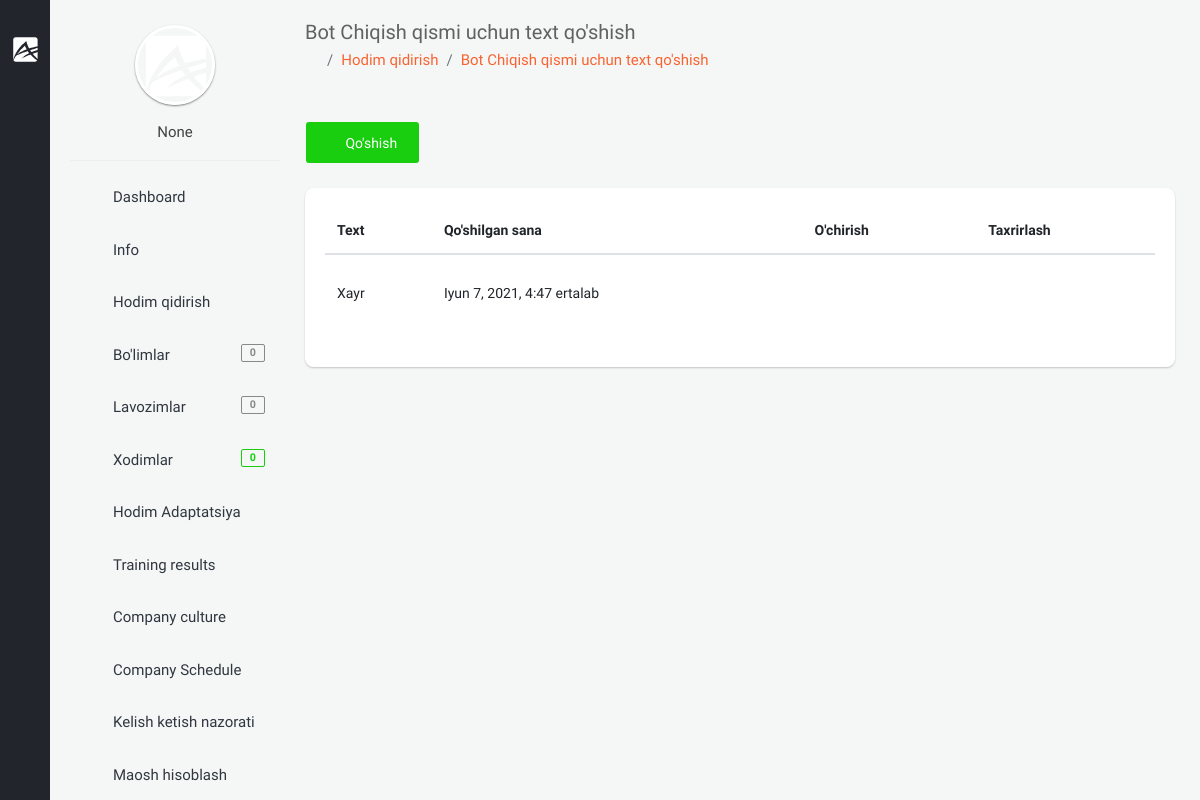
The page /backoffice/settings/finish-text (signed in) on the database as committed earlier.
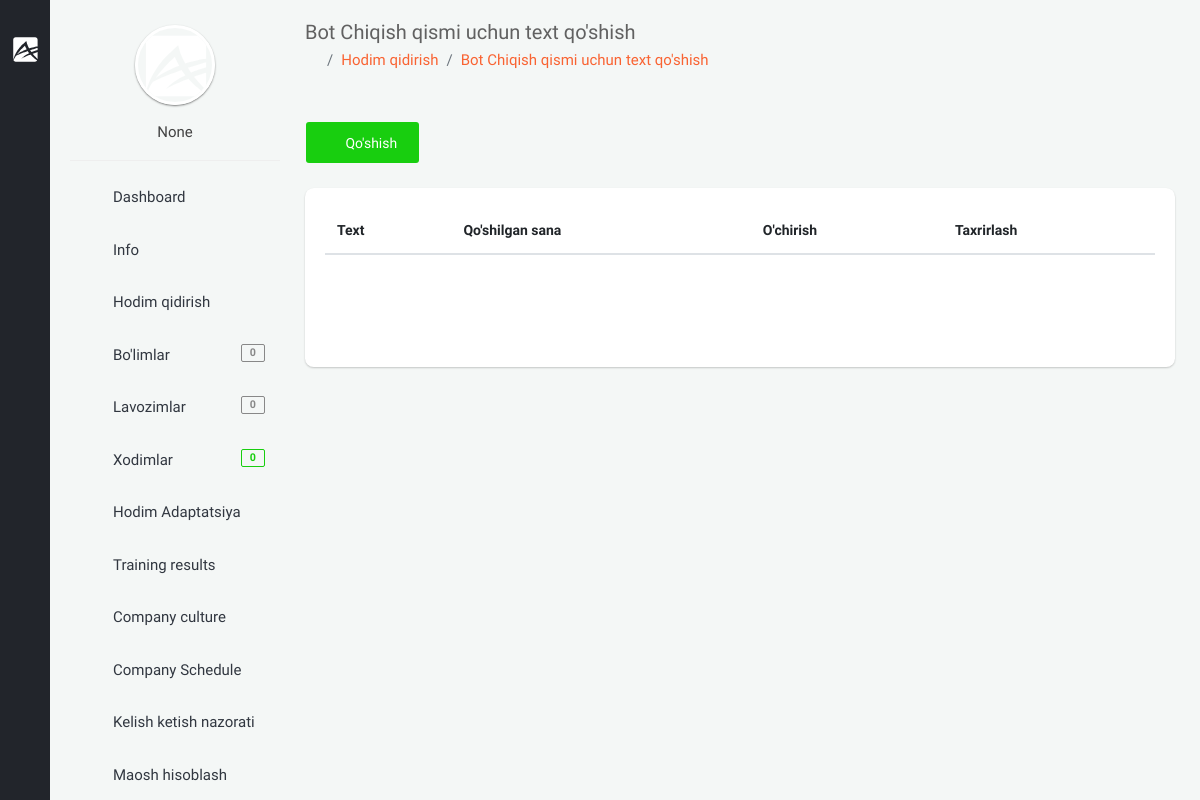
The same page on the database as committed later.
### app/models.py (models this page shows, shortened)
class FinishText(models.Model):
    company = models.ForeignKey(Company, on_delete=models.CASCADE, blank=True, null=True, verbose_name="Kompaniya")
    name = models.CharField(blank=True, null=True, max_length=1024)
    create_at = models.DateTimeField(auto_now_add=True)

### backoffice/views.py (the view, shortened to what this page needs)
# urls.py: path('settings/finish-text', views.FinishTextCreateView.as_view(), name='finish_text'),
class FinishTextCreateView(LoginRequiredMixin, generic.CreateView):
    template_name = 'backoffice/pages/finish/list.html'
    form_class = forms.FinishTextModelForm
    model = models.FinishText
    success_url = reverse_lazy('finish_text')
    def get_context_data(self, *, object_list=None, **kwargs):
        ctx = super(FinishTextCreateView, self).get_context_data(**kwargs)
        company = self.request.user.company
        finish_text = models.FinishText.objects.filter(company=company).last()
        ctx['item'] = finish_text
        return ctx

### backoffice/context_processors.py (called while the page is built, shortened)
def staff_amount(request):
    amount_staff = None
    if request.user.is_anonymous == False:
        company = request.user.company
        staff = models.Staff.objects.filter(company=company)
        amount_staff = staff.count()
    return {"amount_staff": amount_staff}

def position_amount(request):
    position_amounts = None
    if request.user.is_anonymous == False:
        company = request.user.company
        position = models.Position.objects.filter(company=company)
        position_amounts = position.count()
    return {
        'position_amounts': position_amounts
    }

def department_amount(request):
    department_amounts = None
    if request.user.is_anonymous == False:
        company = request.user.company
        department = models.Department.objects.filter(company=company)
        department_amounts = department.count()
    return {
        'department_amounts': department_amounts
    }

def staff_gender_statistic(request):
    male = None
    female = None
    return {
        "male_count": '',
        "female_count": '',
        "company_staff_count": '',
        "width_male": '',
        "width_female": '',
    }

### templates/backoffice/pages/finish/list.html (shortened to what this page needs)
{% extends 'backoffice/base.html' %}
{% block content %}
    <section class="content">
    <div class="container-fluid">
        <div class="block-header">
            <div class="row clearfix">
                <div class="col-lg-12 col-md-12 col-sm-12">
                    <h2>Bot Chiqish qismi uchun text qo'shish</h2>
                    <ul class="breadcrumb padding-0">
                            <li class="breadcrumb-item"><a href="{% url 'backoffice-main' %}"><i class="zmdi zmdi-home"></i></a></li>
                            <li class="breadcrumb-item"><a href="{% url 'search_staff' %}">Hodim qidirish</a></li>
                            <li class="breadcrumb-item"><a href="javascript:void(0);">Bot Chiqish qismi uchun text qo'shish</a></li>
                    </ul>
                </div>
            </div>
        </div>
        <div class="row clearfix">
            <div class="col-lg-12 col-md-12 col-sm-12">
                <div class="card">
                    <div class="header">
                        <div class="button-demo js-modal-buttons">
                                <button type="button" data-color="pink" data-toggle="modal" data-target="#colorModal" class="btn btn-success waves-effect"><i class="zmdi zmdi-plus"></i> Qo'shish</button>
                            </div>
                    </div>
                    <div class="body table-responsive">
                        <table class="table table-hover">
                            <thead>
                                <tr>
                                    <th>Text</th>
                                    <th>Qo'shilgan sana</th>
                                    <th>O'chirish</th>
                                    <th>Taxrirlash</th>
                                </tr>
                            </thead>
                            <tbody>
                                    <tr>
                                        <td>{{ item.name }}</td>
                                        <td>{{ item.create_at }}</td>
                                        <td>
                                            {% if item %}
                                                <form action="{% url 'finish_text_delete' pk=item.id %}" method="POST" enctype="multipart/form-data">
                                                    <button type="submit" class="btn btn-neutral"><i class="zmdi zmdi-delete"></i></button>
                                                </form>
                                            {% endif %}
                                        </td>
                                        <td>
                                            <button type="button" data-color="pink" data-toggle="modal" data-target="#colorModal{{ item.id }}" class="btn btn-neutral waves-effect"><i class="zmdi zmdi-edit"></i></button>
                                        </td>
                                    </tr>
                            </tbody>
                        </table>
                    </div>
                </div>
            </div>
        </div>
    </div>
</section>
{% endblock %}

Rows that differ between the two databases and show on the page:
removed FinishText: name "Xayr", create_at "Iyun 7, 2021, 4:47 ertalab"
